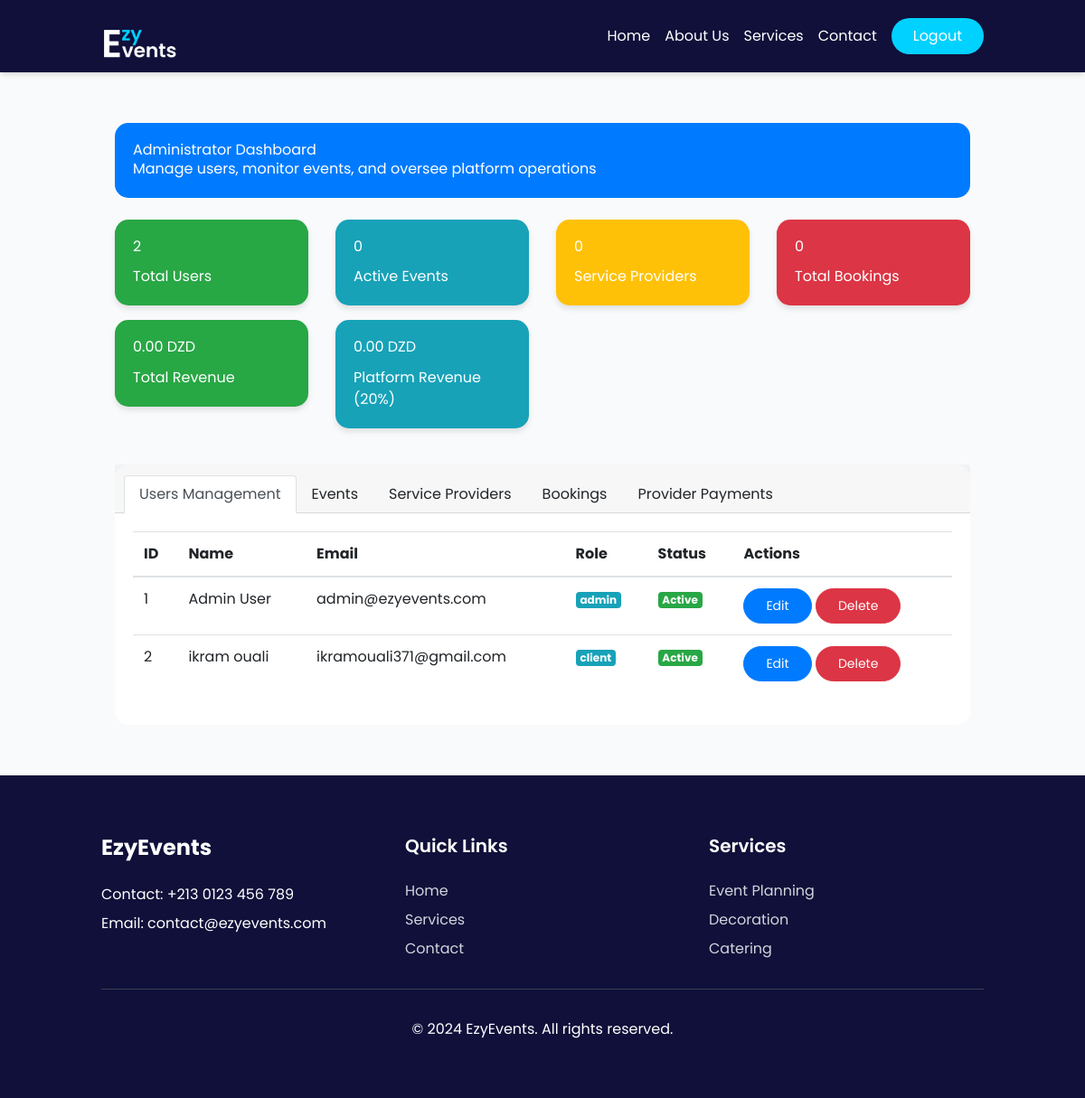
The app's page /admin/dashboard (signed in) with its own data.
### app.py (models this page shows)
class User(UserMixin, db.Model):
    id = db.Column(db.Integer, primary_key=True)
    email = db.Column(db.String(100), unique=True)
    password = db.Column(db.String(100))
    role = db.Column(db.String(20))  # 'admin', 'client', 'provider'
    first_name = db.Column(db.String(50))
    last_name = db.Column(db.String(50))
    phone = db.Column(db.String(20))
    address = db.Column(db.String(200))
    wilaya = db.Column(db.String(50))
    service_category = db.Column(db.String(50))
    experience = db.Column(db.String(500))
    certification = db.Column(db.String(500))
    study_degree = db.Column(db.String(100))
    profile_pic = db.Column(db.String(200))  # Add this line for profile picture
    about = db.Column(db.Text)  # Add this line
    is_available = db.Column(db.Boolean, default=True)  # Add this line

### app.py (the view, shortened to what this page needs)
@app.route('/admin/dashboard')
@login_required
def admin_dashboard():
    if current_user.role != 'admin':
        return redirect(url_for('admin_login'))
    completed_bookings = Booking.query.filter_by(payment_status='paid').all()
    total_revenue = sum(booking.payment_amount for booking in completed_bookings if booking.payment_amount)
    platform_revenue = sum(booking.payment_amount * (booking.platform_fee_percentage/100)
                         for booking in completed_bookings if booking.payment_amount)
    providers = User.query.filter_by(role='provider').all()
    provider_earnings = {}
    stats = {
        'total_users': User.query.count(),
        'total_events': Event.query.count(),
        'total_providers': User.query.filter_by(role='provider').count(),
        'total_bookings': Booking.query.count(),
        'total_revenue': total_revenue,
        'platform_revenue': platform_revenue
    }
    users = User.query.all()
    events = Event.query.all()
    providers = User.query.filter_by(role='provider').all()
    bookings = Booking.query.all()
    return render_template('admin.html',
                         stats=stats,
                         users=users,
                         events=events,
                         providers=providers,
                         bookings=bookings,
                         provider_earnings=provider_earnings)

### app.py (called while the page is built)
@login_manager.user_loader
def load_user(user_id):
    return User.query.get(int(user_id))

### templates/admin.html (shortened to what this page needs)
{% extends "base.html" %}
{% block content %}
<div class="container-fluid py-4">
    <div class="row mb-4">
        <div class="col-12">
            <div class="card bg-primary text-white">
                <div class="card-body">
                    <h2>Administrator Dashboard</h2>
                    <p>Manage users, monitor events, and oversee platform operations</p>
                </div>
            </div>
        </div>
    </div>
    <div class="row mb-4">
        <div class="col-md-3">
            <div class="stats-card card bg-success text-white mb-3">
                <div class="card-body">
                    <h3 class="card-title">{{ stats.total_users }}</h3>
                    <p class="card-text">Total Users</p>
                </div>
            </div>
        </div>
        <div class="col-md-3">
            <div class="stats-card card bg-info text-white mb-3">
                <div class="card-body">
                    <h3 class="card-title">{{ stats.total_events }}</h3>
                    <p class="card-text">Active Events</p>
                </div>
            </div>
        </div>
        <div class="col-md-3">
            <div class="stats-card card bg-warning text-white mb-3">
                <div class="card-body">
                    <h3 class="card-title">{{ stats.total_providers }}</h3>
                    <p class="card-text">Service Providers</p>
                </div>
            </div>
        </div>
        <div class="col-md-3">
            <div class="stats-card card bg-danger text-white mb-3">
                <div class="card-body">
                    <h3 class="card-title">{{ stats.total_bookings }}</h3>
                    <p class="card-text">Total Bookings</p>
                </div>
            </div>
        </div>
        <div class="col-md-3">
            <div class="stats-card card bg-success text-white mb-3">
                <div class="card-body">
                    <h3 class="card-title">{{ "{:,.2f}".format(stats.total_revenue) }} DZD</h3>
                    <p class="card-text">Total Revenue</p>
                </div>
            </div>
        </div>
        <div class="col-md-3">
            <div class="stats-card card bg-info text-white mb-3">
                <div class="card-body">
                    <h3 class="card-title">{{ "{:,.2f}".format(stats.platform_revenue) }} DZD</h3>
                    <p class="card-text">Platform Revenue (20%)</p>
                </div>
            </div>
        </div>
    </div>
    <div class="card">
        <div class="card-header">
            <ul class="nav nav-tabs card-header-tabs">
                <li class="nav-item">
                    <a class="nav-link active" href="#users" data-toggle="tab">Users Management</a>
                </li>
                <li class="nav-item">
                    <a class="nav-link" href="#events" data-toggle="tab">Events</a>
                </li>
                <li class="nav-item">
                    <a class="nav-link" href="#providers" data-toggle="tab">Service Providers</a>
                </li>
                <li class="nav-item">
                    <a class="nav-link" href="#bookings" data-toggle="tab">Bookings</a>
                </li>
                <li class="nav-item">
                    <a class="nav-link" href="#payments" data-toggle="tab">Provider Payments</a>
                </li>
            </ul>
        </div>
        <div class="tab-content">
            <div class="tab-pane active" id="users">
                <div class="table-responsive">
                    <table class="table">
                        <thead>
                            <tr>
                                <th>ID</th>
                                <th>Name</th>
                                <th>Email</th>
                                <th>Role</th>
                                <th>Status</th>
                                <th>Actions</th>
                            </tr>
                        </thead>
                        <tbody>
                            {% for user in users %}
                            <tr>
                                <td>{{ user.id }}</td>
                                <td>{{ user.first_name }} {{ user.last_name }}</td>
                                <td>{{ user.email }}</td>
                                <td>
                                    <span class="badge badge-info">{{ user.role }}</span>
                                </td>
                                <td>
                                    <span class="badge badge-success">Active</span>
                                </td>
                                <td>
                                    <button class="btn btn-sm btn-primary" onclick="editUser('{{ user.id }}')">Edit</button>
                                    <button class="btn btn-sm btn-danger" onclick="deleteUser('{{ user.id }}')">Delete</button>
                                </td>
                            </tr>
                            {% endfor %}
                        </tbody>
                    </table>
                </div>
            </div>
        </div>
    </div>
</div>
{% endblock %}

### templates/base.html (shortened to what this page needs)
<!DOCTYPE html>
<html lang="en">
<head>
  <link href="https://cdn.tailwindcss.com" rel="stylesheet">
  <link rel="stylesheet" href="https://stackpath.bootstrapcdn.com/bootstrap/4.5.2/css/bootstrap.min.css">
  <script src="https://cdn.tailwindcss.com"></script>
  <link rel="stylesheet" href="https://cdnjs.cloudflare.com/ajax/libs/font-awesome/5.15.4/css/all.min.css">
</head>
<body class="bg-gray-50">
  <nav class="bd  shadow-md">
    <div class="container mx-auto px-4">
      <div class="flex justify-between items-center py-3">
        <a href="{{ url_for('index') }}">
          <img src="{{ url_for('static', filename='uploads/logo1.png') }}" alt="Ezyevents Logo" class="h-12">
        </a>
        <div class="flex items-center space-x-4">
          <a class="hover:text-indigo-600 text-white" href="{{ url_for('index') }}">Home</a>
          <a class="hover:text-indigo-600 text-white" href="#about">About Us</a>
          <a class="hover:text-indigo-600 text-white" href="#services">Services</a>
          <a class="hover:text-indigo-600 text-white" href="#contact">Contact</a>
          {% if current_user.is_authenticated %}
            <a class="bg text-white px-4 py-2 rounded-full hover:bg-cyan-500 no-underline" href="{{ url_for('logout') }}">Logout</a>
          {% else %}
            <a class="bg text-white px-4 py-2  rounded-full hover:bg-cyan-500 hover:no-underline" href="{{ url_for('login') }}">Login</a>
            <a class="bg-gray-800 text-white px-4 py-2 rounded-full hover:bg-gray-900 hover:no-underline" href="{{ url_for('admin_login') }}">
              <i class="fas fa-user-shield "></i> Admin
            </a>
          {% endif %}
        </div>
      </div>
    </div>
  </nav>
  <div class="container mx-auto mt-8 px-4">
    {% block content %}{% endblock %}
  </div>
  <footer class="bd text-white mt-8" id="contact"  >
    <div class="container mx-auto px-4 py-16">
      <div class="grid grid-cols-1 md:grid-cols-3 gap-8">
        <div>
          <h3 class="text-2xl font-bold mb-4">EzyEvents</h3>
          <p class="mb-2">Contact: +213 0123 456 789</p>
          <p>Email: contact@ezyevents.com</p>
        </div>
        <div>
          <h5 class="text-xl font-semibold mb-4">Quick Links</h5>
          <ul class="space-y-2">
            <li><a class="text-gray-300 hover:text-white" href="#">Home</a></li>
            <li><a class="text-gray-300 hover:text-white" href="#">Services</a></li>
            <li><a class="text-gray-300 hover:text-white" href="#">Contact</a></li>
          </ul>
        </div>
        <div>
          <h5 class="text-xl font-semibold mb-4">Services</h5>
          <ul class="space-y-2">
            <li><a class="text-gray-300 hover:text-white" href="#">Event Planning</a></li>
            <li><a class="text-gray-300 hover:text-white" href="#">Decoration</a></li>
            <li><a class="text-gray-300 hover:text-white" href="#">Catering</a></li>
          </ul>
        </div>
      </div>
      <div class="text-center mt-8 pt-8 border-t border-gray-700">
        <p>&copy; 2024 EzyEvents. All rights reserved.</p>
      </div>
    </div>
  </footer>
</body>
</html>

### templates/base.html (style rules this page uses)
body { font-family: 'Poppins', sans-serif; }
.btn { border-radius: 50px; padding: 0.5rem 1.5rem; transition: all 0.3s ease; }
.card { border: none; border-radius: 15px; transition: all 0.3s ease; }
.bd { background-color: #10103A; ; }
.bg { background-color: #00D1FF; ; }

### templates/admin.html (style rules this page uses)
.stats-card { border-radius: 15px; border: none; box-shadow: 0 4px 6px rgba(0, 0, 0, 0.1); transition: transform 0.3s ease; }
.tab-content { padding: 20px; background: white; border-radius: 0 0 15px 15px; }

### records on screen
User: id "1", first_name "Admin", last_name "User", email "admin@ezyevents.com", role "admin"
User: id "2", first_name "ikram", last_name "ouali", email "ikramouali371@gmail.com", role "client"

### other values on screen
{{ stats.total_users }} "2"
{{ stats.total_events }} "0"
{{ stats.total_providers }} "0"
{{ stats.total_bookings }} "0"
{{ "{:,.2f}".format(stats.total_revenue) }} "0.00"
{{ "{:,.2f}".format(stats.platform_revenue) }} "0.00"
